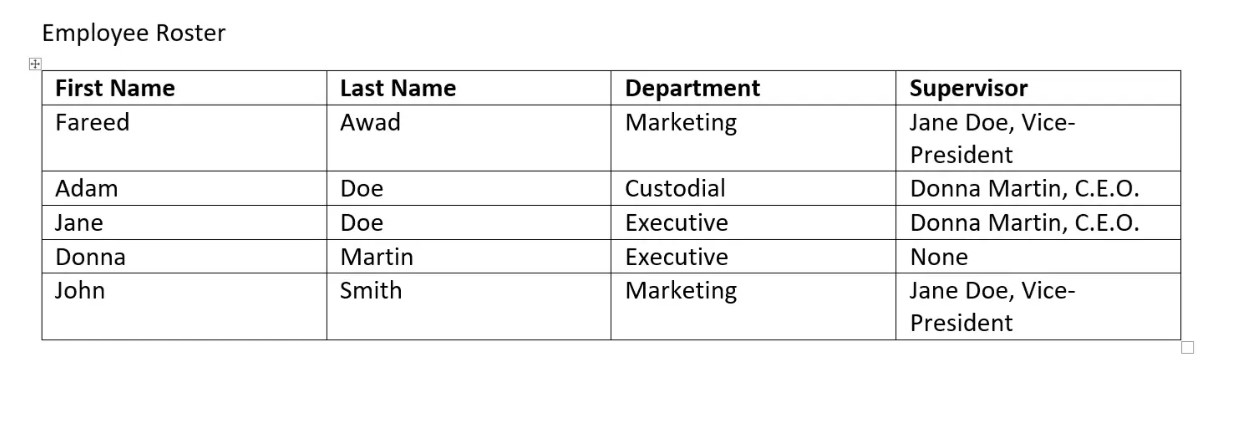
#> input picture OpenCV_OCR/cv_input.jpg, 1246 x 423 px, found by its file name
$ jupyter execute --allow-errors Table_Detection.ipynb   (shell and % lines are left out)
#> lines starting #> are read from the running program, lines starting #| are printed output that depends on the picture; after the words box and inside, x2 and y2 are one past the last pixel; in counts of white or black regions, pixels touching at a corner belong together
[cell 1]
import easyocr
#> (the rest of this cell did not finish here and is left out)

[cell 2]
from google.colab.patches import cv2_imshow

[cell 3]
import cv2
import numpy as np

# Load the image
image = cv2.imread("/content/cv_input.jpg")
#> image is the input picture: shape (423, 1246, 3); min 0, max 255, mean 243.9

# Convert the image to grayscale
gray = cv2.cvtColor(image, cv2.COLOR_BGR2GRAY)

# Apply Gaussian blur to remove noise
blur = cv2.GaussianBlur(gray, (5, 5), 0)
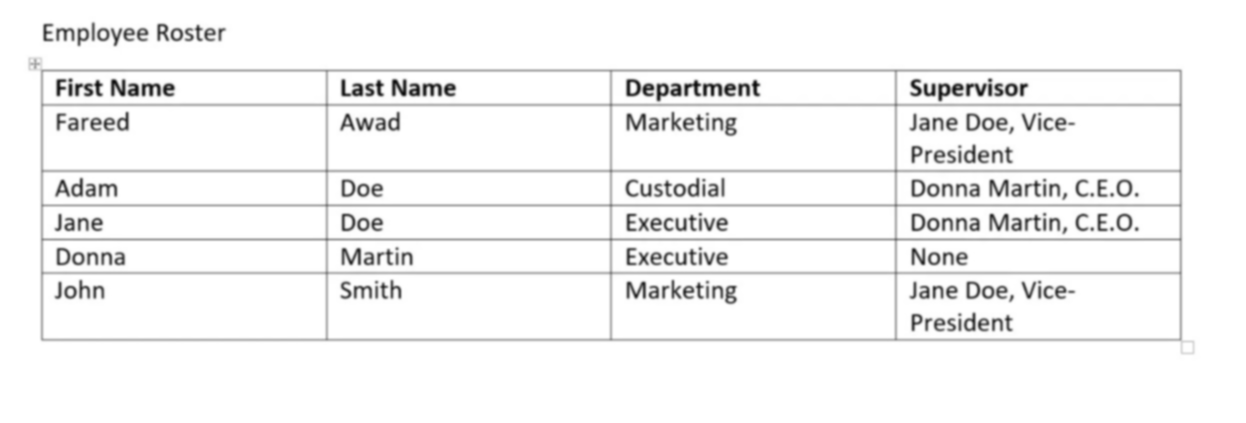
#> blur: shape (423, 1246); min 11, max 255, mean 243.9

# Apply thresholding to create a binary image
thresh = cv2.threshold(blur, 0, 255, cv2.THRESH_BINARY_INV + cv2.THRESH_OTSU)[1]
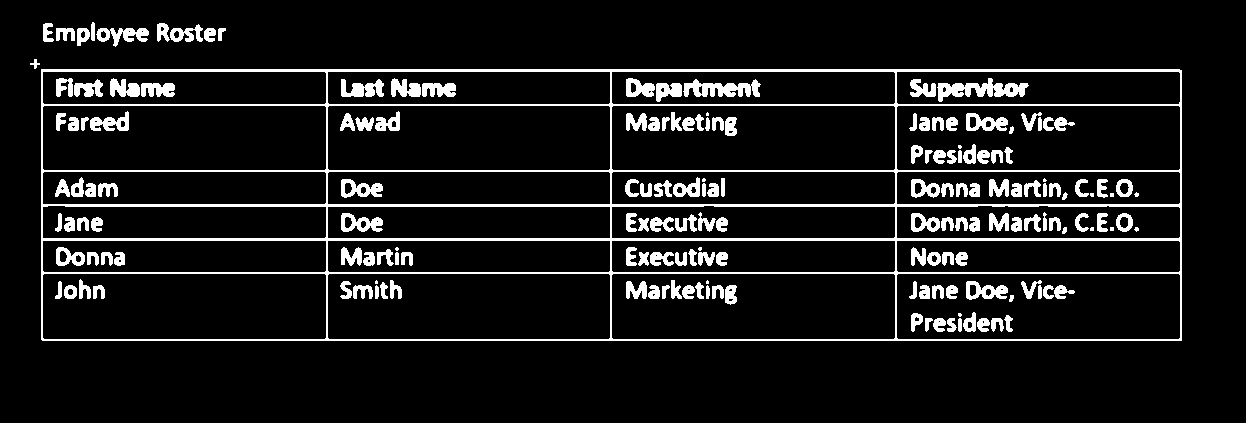
#> thresh: shape (423, 1246); 9.4% white; 179 white regions (15 under 20 px)

# Find the contours in the image
contours, hierarchy = cv2.findContours(thresh, cv2.RETR_TREE, cv2.CHAIN_APPROX_SIMPLE)
#> contours = 286 contours, 71 with area under 20; largest, box (x1, y1, x2, y2) and area: (41, 69, 1182, 341) 308938, (896, 273, 1181, 340) 18736, (611, 273, 896, 340) 18736, (42, 273, 327, 340) 18736, (327, 273, 611, 340) 18670
# print(contours)

# Loop over the contours and identify the tables
tables = []
for cnt in contours:
    perimeter = cv2.arcLength(cnt, True)
    # print(perimeter)
    approx = cv2.approxPolyDP(cnt, 0.02 * perimeter, True)
    if len(approx) == 4 and cv2.contourArea(cnt) > 1000:
        tables.append(cnt)
#> this loop made 286 passes
#> perimeter on passes 3 to 5: 61.8, 54.63, 7.66
#> after the loop, tables = 25 contours; largest, box (x1, y1, x2, y2) and area: (41, 69, 1182, 341) 308938, (896, 273, 1181, 340) 18736, (611, 273, 896, 340) 18736, (42, 273, 327, 340) 18736, (327, 273, 611, 340) 18670

df=[]
 # Extract the tables from the image
#> (the rest of this cell did not finish here and is left out)
